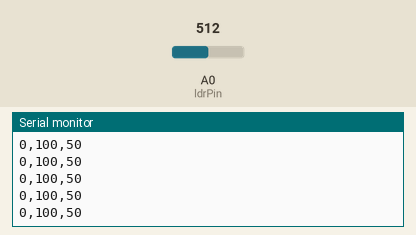
Recording of a sketch running on a simulated Arduino Uno, built with avr-gcc and run on an emulated ATmega328P. On the bench: the last lines printed to the serial monitor. The inputs (shaded band) are chosen by the test bench; at power-on: A0 (ldrPin) = 512.

Above: at 1.2 s.
1.3 s: A0 (ldrPin) set to 716
At 1.31 s:
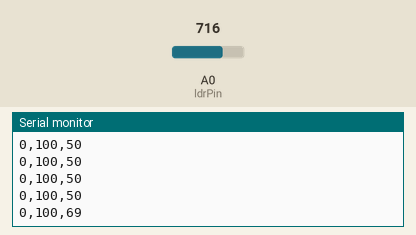
2.8 s: A0 (ldrPin) set to 900
At 2.82 s:
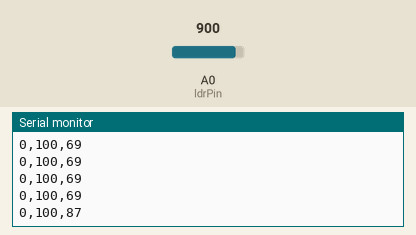
Timing chart, 0 to 5.8 s (numbered marks = the images above; inputs shaded):
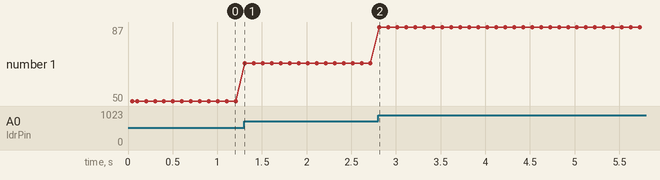

The sketch:

PhotoResistorPotter.ino
```cpp
// Пін фоторезистора
const int ldrPin = A0;

void setup() {
    Serial.begin(9600);

    // Легенда для Serial Plotter
    Serial.println("Мін_%,Макс_%,Освітленість_%");
}

void loop() {
    // Зчитуємо сирі дані (0 - 1023)
    int rawValue = analogRead(ldrPin);

    // Конвертуємо 0-1023 у 0-100%
    int percentValue = map(rawValue, 0, 1023, 0, 100);

    // Виводимо межі (0% та 100%) для стабілізації масштабу графіку
    Serial.print(0);
    Serial.print(",");
    Serial.print(100);
    Serial.print(",");

    // Виводимо поточний відсоток освітленості
    Serial.println(percentValue);

    delay(100);
}
```

Measured:
- after the input at 1.3 s, the serial monitor: prints a new line at once (image 1)
- after the input at 2.8 s, the serial monitor: prints a new line at once (image 2)
- plotted number 1: 50 → 69 after the input at 1.3 s, 69 → 87 after the input at 2.8 s
